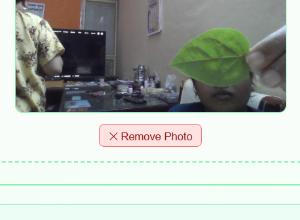
#> input picture actual_webcam.jpg, 300 x 220 px; its folder holds only this picture in this run
$ python -i image_quality_privacy.py   (imports and definitions only)   (older library calls are emulated)
#> lines starting #> are read from the running program, lines starting #| are printed output that depends on the picture; after the words box and inside, x2 and y2 are one past the last pixel; in counts of white or black regions, pixels touching at a corner belong together
#> further down, picture is the input picture: PIL image 300x220 RGB; mean R, G, B 176.5, 181.9, 176
"""
Image Quality Gate, Privacy Protection & Local Sanitization Engine
-----------------------------------------------------------------
Features:
1. Local Face & Person Detection using offline OpenCV Haar Cascades.
   - If a person or face is detected, the image is NEVER uploaded to cloud APIs.
   - Refuses politely with plant-only photographing instructions.
2. EXIF & GPS Metadata Stripping with proportional image downscaling to ~1024px.
3. Named constants for blur (Laplacian variance), underexposure, and overexposure (glare).
"""

import io
import os
from typing import Dict, Any, Optional, Tuple
from PIL import Image, ImageOps
import numpy as np

# ==========================================================
# Named Quality Gate Threshold Constants (Tunable)
# ==========================================================
BLUR_LAPLACIAN_VAR_THRESHOLD: float = 20.0   # Below this = severely blurry image
MIN_BRIGHTNESS_LUMINANCE: float = 15.0        # Below this = pitch black / severely underexposed
MAX_BRIGHTNESS_LUMINANCE: float = 248.0       # Above this = completely washed out / overexposed glare
TARGET_MAX_DIMENSION: int = 1024              # Max image dimension before cloud transmission

# Cached Haar Cascade Classifiers
_face_cascade = None
_profile_cascade = None
_upperbody_cascade = None


# [20 lines left out: function _get_haar_cascades, not called in this run]


def detect_person_locally(img_rgb: Image.Image) -> Dict[str, Any]:
    """
    Locally checks for human faces, skin, person portraits, selfies, or indoor non-crop scenes.
    Ensures strict privacy and rejects non-agricultural photographs.
    """
    try:
        import cv2
        arr = np.array(img_rgb.convert('RGB'))
        h, w, c = arr.shape
#> h = 220; w = 300; c = 3
        total_pixels = h * w
#> total_pixels = 66000

        r = arr[:, :, 0].astype(float)
        g = arr[:, :, 1].astype(float)
        b = arr[:, :, 2].astype(float)
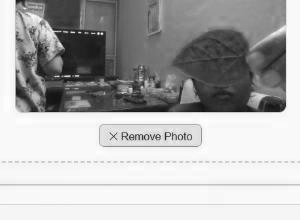
#> b: shape (220, 300) float64; min 11, max 255, mean 176
        exg = 2 * g - r - b
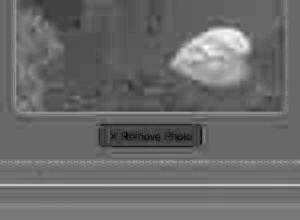
#> exg: shape (220, 300) float64; min -91, max 154, mean 11.3; drawn with min black and max white

        # 1. Agricultural Plant & Foliage Chlorophyll Check
        green_mask = (exg > 15) & (g > 35) & (g > r * 0.95)
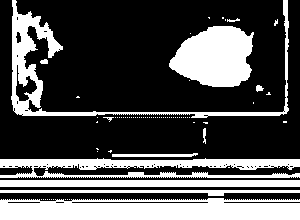
#> green_mask: shape (220, 300) bool; 30.9% white; 79 white regions (67 under 20 px), largest, box (x1, y1, x2, y2) and area: (0, 198, 300, 220) 5888, (169, 26, 254, 87) 3820, (11, 0, 289, 118) 3635
        green_pct = float(np.sum(green_mask) / total_pixels * 100.0)
#> green_pct = 30.94

        hsv = cv2.cvtColor(arr, cv2.COLOR_RGB2HSV)
#> hsv: shape (220, 300, 3); mean H, S, V 70.9, 27.2, 186.2
        hue, sat, val = hsv[:, :, 0], hsv[:, :, 1], hsv[:, :, 2]
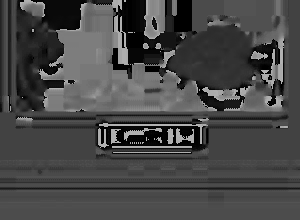
#> hue: shape (220, 300); min 0, max 179, mean 70.9
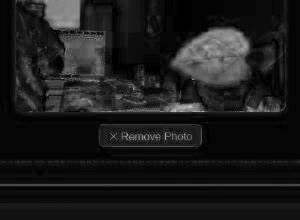
#> sat: shape (220, 300); min 0, max 191, mean 27.2
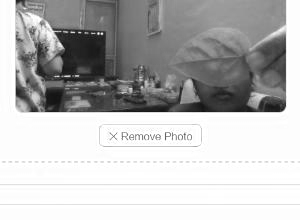
#> val: shape (220, 300); min 14, max 255, mean 186.2
        foliar_mask = ((hue >= 18) & (hue <= 90) & (sat >= 25) & (val >= 25)) | green_mask
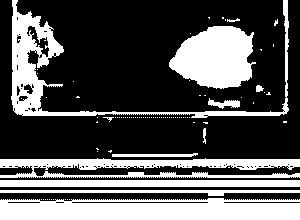
#> foliar_mask: shape (220, 300) bool; 32.4% white; 91 white regions (79 under 20 px), largest, box (x1, y1, x2, y2) and area: (0, 198, 300, 220) 5888, (11, 0, 289, 118) 4314, (169, 26, 256, 89) 3931
        foliar_pct = float(np.sum(foliar_mask) / total_pixels * 100.0)
#> foliar_pct = 32.4

        # Priority 1: If substantial green plant tissue or foliar presence -> Agricultural plant!
        if green_pct >= 20.0 or foliar_pct >= 30.0:
            return {
                "has_person": False,
                "is_indoor": False,
                "category": "agricultural_plant",
                "green_pct": round(green_pct, 1),
                "foliar_pct": round(foliar_pct, 1),
                "message": "Valid agricultural crop/plant image."
            }

        # Priority 2: Non-plant image (low vegetation). Differentiate between Person and Indoor/Non-crop
        ycrcb = cv2.cvtColor(arr, cv2.COLOR_RGB2YCrCb)
        y, cr, cb = ycrcb[:, :, 0], ycrcb[:, :, 1], ycrcb[:, :, 2]
        skin_mask = (cr >= 133) & (cr <= 175) & (cb >= 77) & (cb <= 128) & (val >= 40) & (exg <= 5)
        skin_pct = float(np.sum(skin_mask) / total_pixels * 100.0)

        num_labels, labels, stats, centroids = cv2.connectedComponentsWithStats(skin_mask.astype(np.uint8))
        has_face_blob = False
        for i in range(1, num_labels):
            area = stats[i, cv2.CC_STAT_AREA]
            blob_pct = (area / total_pixels) * 100.0
            bw = stats[i, cv2.CC_STAT_WIDTH]
            bh = stats[i, cv2.CC_STAT_HEIGHT]
            ar = bw / float(bh) if bh > 0 else 0
            if blob_pct >= 2.5 and 0.4 <= ar <= 2.0:
                has_face_blob = True
                break

        if has_face_blob or skin_pct >= 8.0:
            return {
                "has_person": True,
                "is_indoor": False,
                "category": "person",
                "detected_feature": "human_face_skin",
                "skin_pct": round(skin_pct, 1),
                "green_pct": round(green_pct, 1),
                "message": "Human person/face detected in the photo."
            }
        elif foliar_pct < 15.0 and green_pct < 8.0:
            return {
                "has_person": False,
                "is_indoor": True,
                "category": "indoor_scene",
                "detected_feature": "indoor_room_furniture",
                "skin_pct": round(skin_pct, 1),
                "green_pct": round(green_pct, 1),
                "message": "Indoor room/non-crop scene detected."
            }

        return {
            "has_person": False,
            "is_indoor": False,
            "category": "agricultural_plant",
            "count": 0,
            "message": "Non-person photo."
        }
    except Exception as e:
        print(f"[PrivacyEngine] Detection error: {e}")
        return {"has_person": False, "is_indoor": False, "error": str(e)}


# [93 lines left out: functions assess_image_quality, sanitize_and_strip_metadata, not called in this run]

>>> from PIL import Image
>>> picture = Image.open('../actual_webcam.jpg')
>>> result = detect_person_locally(picture)
#> result = {'has_person': False, 'is_indoor': False, 'category': 'agricultural_plant', 'green_pct': 30.9, 'foliar_pct': 32.4, 'message': 'Valid agricultural crop/plant image.'}
